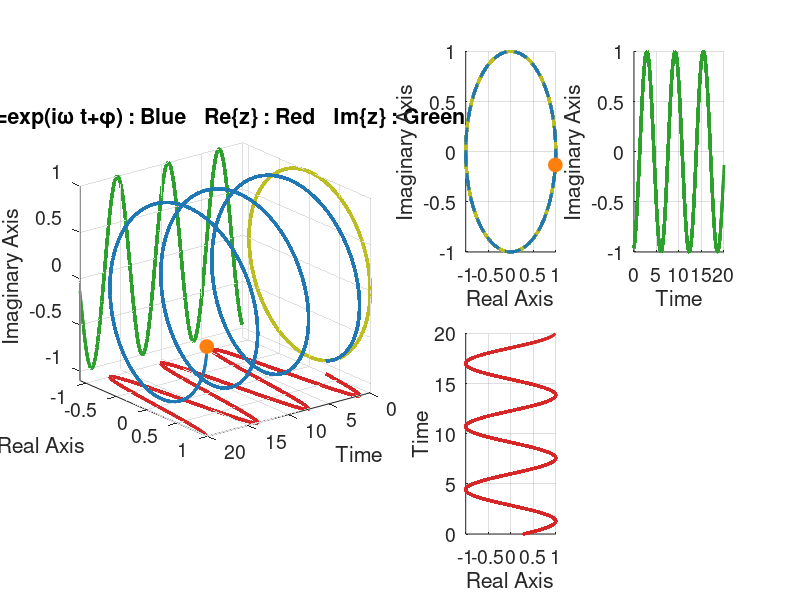

Write MATLAB code to recreate this figure.
%% complex_number_animation.m
%
% This script demonstrates the animation of a complex number in 3D space. 
% The complex number is represented as z = exp(iwt+phi), where w is the angular
% frequency and phi is the phase. The real and imaginary parts of the complex
% number are plotted against time, and the real and imaginary parts are plotted
% against each other. The real part is also plotted against the imaginary part
% and the time.

close all; clear; clc;

figure('Units', 'normalized', 'Position', [0.1, 0.1, 0.8, 0.65])

fs = 10;                % Sampling frequency (Hz)
ts = 0:1/fs:20;         % time vector (s)
phi = 5;          % phase (rad)
omega = 1;              % angular frequency (rad/s)  

ax1 = subplot(2,4,[1,2,5,6]);
hold(ax1, 'on');
grid(ax1, 'on');
xlabel(ax1, 'Time');
zlabel(ax1, 'Imaginary Axis');
ylabel(ax1, 'Real Axis');
set(ax1, 'Fontsize', 14, 'Position', [0.1000, 0.1100, 0.3628, 0.8150]);
title(ax1, 'z=exp(i\omega t+\phi) : Blue   Re\{z\} : Red   Im\{z\} : Green');
axis(ax1, 'square');
view(ax1, 180-38,20);

ax2 = subplot(2,4,3);
hold(ax2, 'on');
grid(ax2, 'on');
xlabel(ax2, 'Real Axis');
ylabel(ax2, 'Imaginary Axis');
set(ax2, 'Fontsize', 14)

ax3 = subplot(2,4,4);
hold(ax3, 'on');
grid(ax3, 'on');
xlabel(ax3, 'Time');
ylabel(ax3, 'Imaginary Axis');
set(ax3, 'Fontsize', 14)

ax4 = subplot(2,4,7);
hold(ax4, 'on');
grid(ax4, 'on');
xlabel(ax4, 'Real Axis');
ylabel(ax4, 'Time');
set(ax4, 'Fontsize', 14)

for i = 1 : length(ts)
    
    t = ts(1:i);
    theta = omega*t;
    z = exp(1i*(theta+phi));


    % 3D plot
    plot3(ax1, t, real(z), imag(z), ...
         'color', '#1f77b4', ...
         'LineWidth', 2);
    marker_3d = plot3(ax1, t(i), real(z(i)), imag(z(i)), 'o', ...
                      'MarkerEdgeColor', '#ff7f0e', ...
                      'MarkerFaceColor', '#ff7f0e', ...
                      'MarkerSize', 10);
    plot3(ax1, (min(ts)-0.1)*ones(size(t)), real(z), imag(z), ...
          'color', '#bcbd22', 'LineWidth', 2);
    plot3(ax1, t, -1.1*ones(size(t)), imag(z), ...
         'color', '#2ca02c','LineWidth', 2);
    plot3(ax1, t, real(z), -1.1*ones(size(t)), ...
         'color', '#d62728', 'LineWidth',2);
    xlim(ax1, [min(ts)-0.1 max(ts)]);
    ylim(ax1, [-1.1 1]);
    zlim(ax1, [-1.1 1]);


    % Real vs time
    plot(ax4, real(z), t, ...
         'color', '#d62728', 'LineWidth', 2);
    axis(ax4, [-1, 1, min(ts), max(ts)])


    % Real vs imaginary
    plot(ax2, real(z), imag(z), ...
         'color', '#bcbd22', 'LineWidth', 2);
    plot(ax2, real(z), imag(z), '--', ...
         'color', '#1f77b4', 'LineWidth', 2);
    marker_2d = plot(ax2, real(z(i)), imag(z(i)), 'o',...
                    'MarkerEdgeColor', '#ff7f0e',...
                    'MarkerFaceColor', '#ff7f0e', ...
                    'MarkerSize', 10);
    axis(ax2, [-1, 1, -1, 1])
    

    % Time vs imaginary
    plot(ax3, t, imag(z), ...
         'color', '#2ca02c', 'LineWidth', 2);
    axis(ax3, [min(ts), max(ts), -1, 1])
    
    pause(0.01);

    if i ~= length(ts)
        delete(marker_2d);
        delete(marker_3d);
    end
end